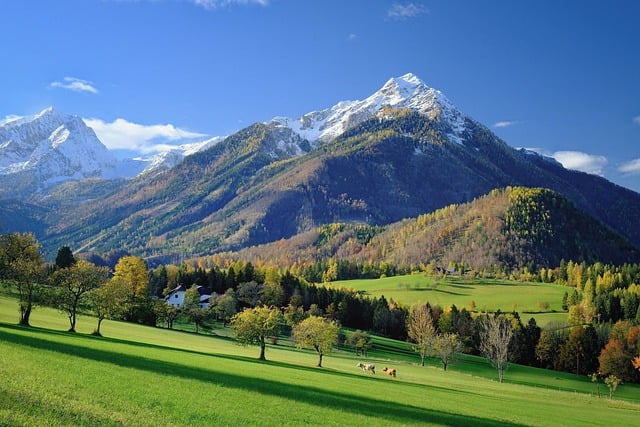
#> input picture gunung.jpg, 640 x 427 px, found by its file name
$ python mirror_V_H.py
#> lines starting #> are read from the running program, lines starting #| are printed output that depends on the picture
import numpy as np
import imageio as img
import matplotlib.pyplot as plt

# gambar
image = img.imread('D:\\gunung.jpg')
#> image is the input picture: shape (427, 640, 3); mean R, G, B 88.2, 116.1, 122.8

# Membuat mirror vertikal dan horizontal
mirrored_image = np.flip(np.flip(image, axis=0), axis=1)
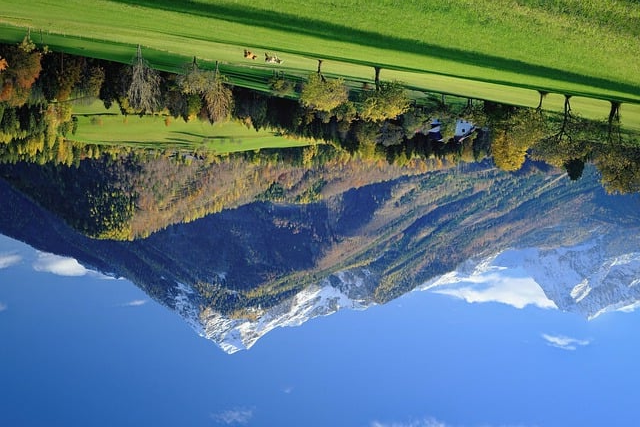
#> mirrored_image: shape (427, 640, 3); mean R, G, B 88.2, 116.1, 122.8

# Menampilkan hasil
plt.figure(figsize=(10, 5))
plt.subplot(1, 2, 1)
plt.title("Original Image")
plt.imshow(image)

plt.subplot(1, 2, 2)
plt.title("Mirrored Vertically & Horizontally")
plt.imshow(mirrored_image)

plt.show()
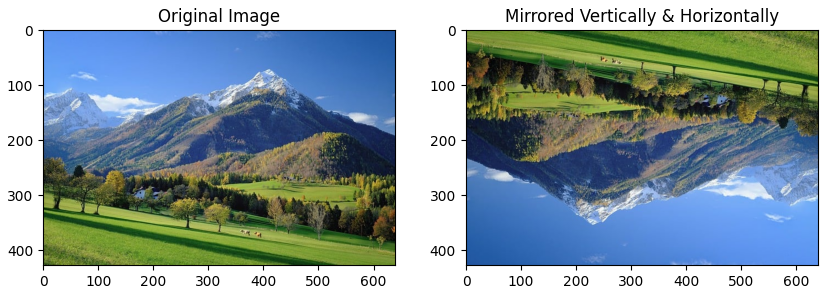
#> figure drawn by matplotlib, 2 panels
